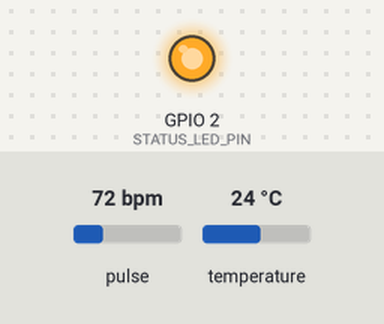
A sketch run on a simulated ESP32. On the bench: output pins drawn as LEDs (lit = HIGH). Dashed ring = blinking. Inputs (shaded band) come from the test bench; at power-on: pulse 72 bpm, temperature 24 °C. WiFi joins after 1.5 s; servers stay silent unless stated; uploads are accepted with an empty reply; what the sketch prints to the serial monitor is not drawn.

Above: at 2.3 s.
At 4.0 s:
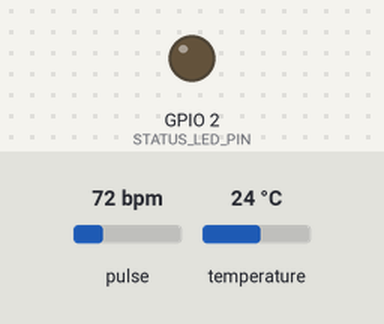
4.1 s: pulse set to 42 bpm
At 6.3 s:
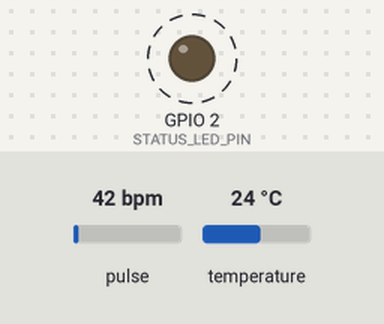
8.1 s: pulse set to 100 bpm
Timing chart, 0 to 17.6 s (numbered marks = the images above; inputs shaded):
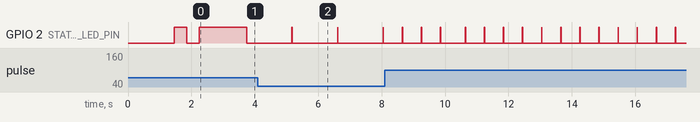

Measured:
- after the input at 4.1 s, GPIO 2 (STATUS_LED_PIN): alternates HIGH for 0.01 s and LOW for 1.4 s, starting after 1.1 s

The sketch:

esp32_vitals.ino
```cpp
/*
 * ESP32 Patient Vitals Node
 * Sensors:
 *   - MAX30102: Optical Pulse Oximeter & Heart Rate Sensor (I2C)
 *   - DS18B20: High-Precision 1-Wire Digital Body Temperature Sensor
 *
 * Capabilities:
 *   - Device Auto-Announcement to central FastAPI server (/api/devices/announce)
 *   - Periodic telemetry streaming via HTTP JSON (/api/vitals)
 *   - Finger presence detection & signal conditioning
 *   - Real-time heartbeat detection and SpO2 computation
 *   - Periodic health check & automatic Wi-Fi reconnection
 *
 * Pin Connections:
 *   ESP32 DevKit V1:
 *     - MAX30102:
 *         VIN  -> 3.3V
 *         GND  -> GND
 *         SDA  -> GPIO 21
 *         SCL  -> GPIO 22
 *     - DS18B20:
 *         VDD  -> 3.3V (or 5V)
 *         GND  -> GND
 *         DATA -> GPIO 4 (with 4.7k ohm pull-up resistor to 3.3V)
 *     - Status LED:
 *         Built-in LED -> GPIO 2
 */

#include <WiFi.h>
#include <HTTPClient.h>
#include <Wire.h>
#include <OneWire.h>
#include <DallasTemperature.h>
#include <ArduinoJson.h>
#include "MAX30105.h"
#include "heartRate.h"

// ==========================================
// CONFIGURATION: Network & Server Settings
// ==========================================
const char* WIFI_SSID     = "vivo T3 5G";
const char* WIFI_PASSWORD = "sam12345";

// Server IP address and port where the FastAPI backend is running
const char* SERVER_HOST   = "10.129.97.111";
const int   SERVER_PORT   = 8000;

// Hardware Identity
const char* DEVICE_ID     = "ESP32-VITALS-01";
const char* CLIENT_ID     = "bed_01"; // Associates with the patient's camera/client ID
const char* FIRMWARE_VER  = "1.0.0";
const char* SENSOR_TAGS   = "MAX30102,DS18B20";

// Pins
#define ONE_WIRE_BUS 4    // DS18B20 Data pin
#define I2C_SDA_PIN  21   // MAX30102 SDA
#define I2C_SCL_PIN  22   // MAX30102 SCL
#define STATUS_LED_PIN 2  // Onboard Blue LED

// Telemetry intervals (in milliseconds)
const unsigned long TELEMETRY_INTERVAL_MS = 1500;  // Push vitals every 1.5s
const unsigned long ANNOUNCE_INTERVAL_MS  = 60000; // Heartbeat announcement every 60s
const unsigned long WIFI_RETRY_INTERVAL_MS = 5000; // Wi-Fi reconnect attempt interval

// ==========================================
// Global Sensor Instances & State Variables
// ==========================================
MAX30105 max30102;
OneWire oneWire(ONE_WIRE_BUS);
DallasTemperature tempSensors(&oneWire);

// Heart Rate calculation state
const byte RATE_SIZE = 4; // Moving average buffer size
byte rates[RATE_SIZE];
byte rateSpot = 0;
long lastBeat = 0; // Time in millis when last beat occurred
float beatsPerMinute = 0.0;
int beatAvg = 0;

// SpO2 calculation variables (AC/DC ratio estimation)
long irBuffer[50];
long redBuffer[50];
int sampleIndex = 0;
float calculatedSpO2 = 98.0;

// Temperature state
float lastTempC = 36.5;
float lastTempF = 97.7;
bool hasValidTemp = false;

// Timing counters
unsigned long lastTelemetryTime = 0;
unsigned long lastAnnounceTime = 0;
unsigned long lastWifiCheck = 0;

// Hardware health
bool max30102Detected = false;
bool ds18b20Detected = false;

// ==========================================
// Helper: Wi-Fi Setup and Reconnect
// ==========================================
void connectWiFi() {
  if (WiFi.status() == WL_CONNECTED) return;

  Serial.println();
  Serial.print("[WiFi] Connecting to: ");
  Serial.println(WIFI_SSID);

  WiFi.mode(WIFI_STA);
  WiFi.begin(WIFI_SSID, WIFI_PASSWORD);

  int attempts = 0;
  while (WiFi.status() != WL_CONNECTED && attempts < 25) {
    delay(400);
    digitalWrite(STATUS_LED_PIN, !digitalRead(STATUS_LED_PIN)); // Flash LED
    Serial.print(".");
    attempts++;
  }

  if (WiFi.status() == WL_CONNECTED) {
    digitalWrite(STATUS_LED_PIN, HIGH);
    Serial.println("\n[WiFi] Connected successfully!");
    Serial.print("[WiFi] IP Address:  ");
    Serial.println(WiFi.localIP());
    Serial.print("[WiFi] MAC Address: ");
    Serial.println(WiFi.macAddress());
  } else {
    digitalWrite(STATUS_LED_PIN, LOW);
    Serial.println("\n[WiFi] Connection timeout. Running in offline/sensing mode.");
  }
}

// ==========================================
// Sensor Announcement: POST /api/devices/announce
// ==========================================
bool announceDeviceToServer() {
  if (WiFi.status() != WL_CONNECTED) {
    return false;
  }

  HTTPClient http;
  String url = "http://" + String(SERVER_HOST) + ":" + String(SERVER_PORT) + "/api/devices/announce";

  Serial.print("[Announce] Contacting server: ");
  Serial.println(url);

  http.begin(url);
  http.addHeader("Content-Type", "application/json");
  http.setTimeout(4000);

  StaticJsonDocument<256> doc;
  doc["device_id"]        = DEVICE_ID;
  doc["client_id"]        = CLIENT_ID;
  doc["ip_address"]       = WiFi.localIP().toString();
  doc["mac_address"]      = WiFi.macAddress();
  doc["firmware_version"] = FIRMWARE_VER;
  doc["sensors"]          = SENSOR_TAGS;

  String requestBody;
  serializeJson(doc, requestBody);

  int httpCode = http.POST(requestBody);
  bool success = false;

  if (httpCode == HTTP_CODE_OK || httpCode == HTTP_CODE_CREATED) {
    String response = http.getString();
    Serial.print("[Announce] Success! Server response: ");
    Serial.println(response);
    success = true;
  } else {
    Serial.printf("[Announce] HTTP POST failed, error code: %d - %s\n", httpCode, http.errorToString(httpCode).c_str());
  }

  http.end();
  return success;
}

// ==========================================
// Telemetry Ingestion: POST /api/vitals
// ==========================================
bool sendTelemetryToServer(float bpm, float spo2, float tempC, float tempF, bool fingerDetected) {
  if (WiFi.status() != WL_CONNECTED) {
    return false;
  }

  HTTPClient http;
  String url = "http://" + String(SERVER_HOST) + ":" + String(SERVER_PORT) + "/api/vitals";

  http.begin(url);
  http.addHeader("Content-Type", "application/json");
  http.setTimeout(2500);

  StaticJsonDocument<320> doc;
  doc["device_id"]       = DEVICE_ID;
  doc["client_id"]       = CLIENT_ID;

  if (fingerDetected && bpm > 30.0 && bpm < 220.0) {
    doc["heart_rate"] = round(bpm * 10.0) / 10.0;
  } else {
    doc["heart_rate"] = nullptr;
  }

  if (fingerDetected && spo2 > 50.0 && spo2 <= 100.0) {
    doc["spo2"] = round(spo2 * 10.0) / 10.0;
  } else {
    doc["spo2"] = nullptr;
  }

  if (hasValidTemp) {
    doc["temperature_c"] = round(tempC * 100.0) / 100.0;
    doc["temperature_f"] = round(tempF * 100.0) / 100.0;
  } else {
    doc["temperature_c"] = nullptr;
    doc["temperature_f"] = nullptr;
  }

  doc["finger_detected"] = fingerDetected;

  String jsonPayload;
  serializeJson(doc, jsonPayload);

  int httpResponseCode = http.POST(jsonPayload);
  bool sent = false;

  if (httpResponseCode == HTTP_CODE_OK || httpResponseCode == HTTP_CODE_CREATED) {
    sent = true;
  } else {
    Serial.printf("[Vitals] HTTP Send failed: code %d (%s)\n", httpResponseCode, http.errorToString(httpResponseCode).c_str());
  }

  http.end();
  return sent;
}

// ==========================================
// Sensor Reading: DS18B20 Body Temperature
// ==========================================
void readTemperature() {
  tempSensors.requestTemperatures();
  float c = tempSensors.getTempCByIndex(0);

  // Check if sensor reading is valid (-127C is error condition)
  if (c > -50.0 && c < 85.0 && c != DEVICE_DISCONNECTED_C) {
    lastTempC = c;
    lastTempF = tempSensors.toFahrenheit(c);
    hasValidTemp = true;
    ds18b20Detected = true;
  } else {
    hasValidTemp = false;
  }
}

// ==========================================
// Sensor Reading: MAX30102 PPG & Oximetry
// ==========================================
void setupMAX30102() {
  Wire.begin(I2C_SDA_PIN, I2C_SCL_PIN);

  if (!max30102.begin(Wire, I2C_SPEED_FAST)) {
    Serial.println("[MAX30102] ERROR: Sensor not found on I2C bus! Check SDA/SCL wiring & 3.3V power.");
    max30102Detected = false;
    return;
  }

  max30102Detected = true;
  Serial.println("[MAX30102] Sensor initialized successfully.");

  // Configure sensor settings
  byte ledBrightness = 60; // 0x3C: 12mA (60/255 * 50mA)
  byte sampleAverage = 4;  // Options: 1, 2, 4, 8, 16, 32
  byte ledMode = 2;        // 2 = Red + IR (SpO2 mode)
  int sampleRate = 100;    // Options: 50, 100, 200, 400, 800, 1000, 1600, 3200
  int pulseWidth = 411;    // Options: 69, 118, 215, 411
  int adcRange = 4096;     // Options: 2048, 4096, 8192, 16384

  max30102.setup(ledBrightness, sampleAverage, ledMode, sampleRate, pulseWidth, adcRange);
  max30102.setPulseAmplitudeRed(0x1F); // Red LED intensity
  max30102.setPulseAmplitudeIR(0x1F);  // IR LED intensity
  max30102.setPulseAmplitudeGreen(0);  // Green LED off
}

// ==========================================
// Setup Routine
// ==========================================
void setup() {
  Serial.begin(115200);
  delay(1000);

  pinMode(STATUS_LED_PIN, OUTPUT);
  digitalWrite(STATUS_LED_PIN, LOW);

  Serial.println("\n==============================================");
  Serial.println("  ESP32 Clinical Patient Vitals Node Starting  ");
  Serial.printf("  Device ID:  %s\n", DEVICE_ID);
  Serial.printf("  Client ID:  %s\n", CLIENT_ID);
  Serial.printf("  Firmware:   v%s\n", FIRMWARE_VER);
  Serial.println("==============================================\n");

  // 1. Initialize DS18B20 1-Wire Temperature Sensor
  Serial.println("[DS18B20] Initializing 1-Wire temperature sensor on GPIO 4...");
  tempSensors.begin();
  tempSensors.setResolution(11); // 11-bit resolution (~0.125 deg C)
  tempSensors.setWaitForConversion(false); // Non-blocking reads
  readTemperature();

  // 2. Initialize MAX30102 Pulse Oximeter
  setupMAX30102();

  // 3. Connect to Local Wi-Fi
  connectWiFi();

  // 4. Initial Announce to Central Server
  if (WiFi.status() == WL_CONNECTED) {
    bool ok = announceDeviceToServer();
    if (ok) {
      Serial.println("[System] Registered & Announced to Central Dashboard.");
    }
  }

  lastTelemetryTime = millis();
  lastAnnounceTime  = millis();
  lastWifiCheck     = millis();
}

// ==========================================
// Main Loop
// ==========================================
void loop() {
  unsigned long now = millis();

  // Continuous Beat Detection from MAX30102
  long irValue = 0;
  long redValue = 0;
  bool fingerDetected = false;

  if (max30102Detected) {
    irValue = max30102.getIR();
    redValue = max30102.getRed();

    // Finger detection threshold
    if (irValue > 50000) {
      fingerDetected = true;

      // Heartbeat detection
      if (checkForBeat(irValue)) {
        long delta = now - lastBeat;
        lastBeat = now;

        beatsPerMinute = 60.0 / (delta / 1000.0);

        // Sanity range filter for real human pulse
        if (beatsPerMinute >= 40.0 && beatsPerMinute <= 200.0) {
          rates[rateSpot++] = (byte)beatsPerMinute;
          rateSpot %= RATE_SIZE;

          // Rolling average calculation
          int rateSum = 0;
          for (byte x = 0; x < RATE_SIZE; x++) {
            rateSum += rates[x];
          }
          beatAvg = rateSum / RATE_SIZE;

          // Quick pulse indicator LED flash
          digitalWrite(STATUS_LED_PIN, HIGH);
          delay(10);
          digitalWrite(STATUS_LED_PIN, LOW);
        }
      }

      // Collect AC/DC samples for SpO2 calculation
      irBuffer[sampleIndex] = irValue;
      redBuffer[sampleIndex] = redValue;
      sampleIndex = (sampleIndex + 1) % 50;

      // Approximate SpO2 from AC/DC components every 25 samples
      if (sampleIndex % 25 == 0) {
        long minIR = irBuffer[0], maxIR = irBuffer[0], sumIR = 0;
        long minRed = redBuffer[0], maxRed = redBuffer[0], sumRed = 0;

        for (int i = 0; i < 50; i++) {
          if (irBuffer[i] < minIR) minIR = irBuffer[i];
          if (irBuffer[i] > maxIR) maxIR = irBuffer[i];
          sumIR += irBuffer[i];

          if (redBuffer[i] < minRed) minRed = redBuffer[i];
          if (redBuffer[i] > maxRed) maxRed = redBuffer[i];
          sumRed += redBuffer[i];
        }

        float dcIR = (float)sumIR / 50.0;
        float acIR = (float)(maxIR - minIR);

        float dcRed = (float)sumRed / 50.0;
        float acRed = (float)(maxRed - minRed);

        if (dcIR > 0 && dcRed > 0 && acIR > 0) {
          float ratio = (acRed / dcRed) / (acIR / dcIR);
          // Standard empirical curve approximation: SpO2 = 110 - 25 * R
          float spo2Val = 110.0 - (25.0 * ratio);
          if (spo2Val >= 75.0 && spo2Val <= 100.0) {
            // Smooth filter
            calculatedSpO2 = (calculatedSpO2 * 0.7) + (spo2Val * 0.3);
          }
        }
      }

    } else {
      fingerDetected = false;
      beatsPerMinute = 0;
      beatAvg = 0;
    }
  }

  // Periodic Telemetry Transmission
  if (now - lastTelemetryTime >= TELEMETRY_INTERVAL_MS) {
    lastTelemetryTime = now;

    // Read DS18B20 temperature
    readTemperature();

    // Print to Serial Console
    Serial.printf("[Tele] Finger: %s | HR: %d BPM | SpO2: %.1f%% | Temp: %.2fC (%.2fF)\n",
                  fingerDetected ? "YES" : "NO ",
                  beatAvg,
                  fingerDetected ? calculatedSpO2 : 0.0,
                  lastTempC,
                  lastTempF);

    // Send HTTP POST to FastAPI backend
    sendTelemetryToServer(
      beatAvg > 0 ? (float)beatAvg : 0.0,
      fingerDetected ? calculatedSpO2 : 0.0,
      lastTempC,
      lastTempF,
      fingerDetected
    );
  }

  // Periodic Server Announcement & Keepalive
  if (now - lastAnnounceTime >= ANNOUNCE_INTERVAL_MS) {
    lastAnnounceTime = now;
    announceDeviceToServer();
  }

  // Periodic Wi-Fi Health Check & Auto-reconnect
  if (now - lastWifiCheck >= WIFI_RETRY_INTERVAL_MS) {
    lastWifiCheck = now;
    if (WiFi.status() != WL_CONNECTED) {
      Serial.println("[WiFi] Connection lost. Attempting reconnection...");
      connectWiFi();
    }
  }

  // Brief yield for ESP32 FreeRTOS watchdog
  delay(5);
}
```
